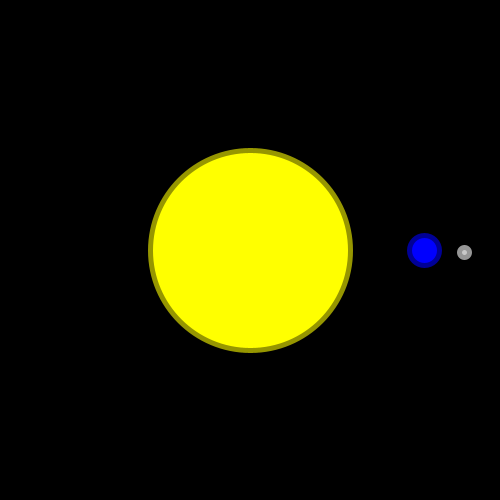
Frame 1 (no input)
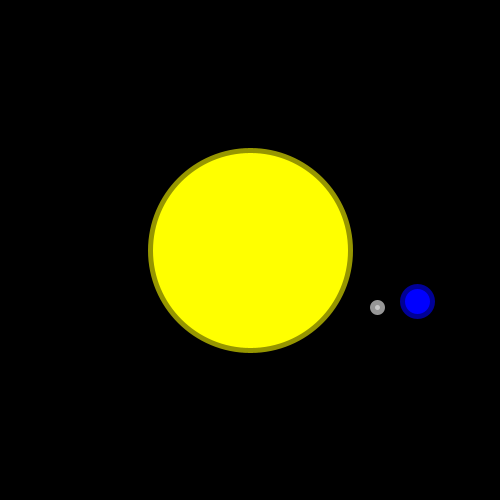
Frame 60 (the mouse pressed at the canvas centre just before this capture)
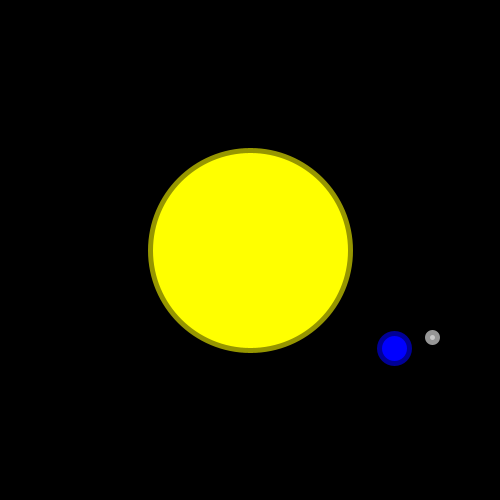
Frame 120 (the mouse held since frame 60 and released just before this capture)

The Processing sketch that drew these frames (run headless with seeded random() and noise(); from frame 60 on, the mouse is pressed at the canvas centre):

// Processing sketch: processing_68243
// ── processing_68243.pde

//Brandon Sonoda
//Start Date: 8-29-2012

float moonX, moonY; //Moon x and y coordinate
float earthX, earthY; //Earth x and y coordinate
float earthSpeed, moonSpeed; // The rate at which the bodies revolve
float sunX, sunY; // Suns x and y coordinate


void setup() {
  size(500, 500);
  smooth();
  earthSpeed = 0;
  moonSpeed = 0;
  sunX = width/2;
  sunY = height/2;
  strokeWeight(5);
}

void draw() {
  //Larger speeds decrease revolution time
  earthSpeed+= .005;
  moonSpeed+= .05;

  //To establish simple harmonic motion, I used sin funcitons
  earthX = 175*sin(earthSpeed+PI/2)+sunX;
  earthY = 175*sin(earthSpeed)+sunY;
  moonX = 40*sin(moonSpeed+PI/2)+earthX;
  moonY = 40*sin(moonSpeed)+earthY;
  
  background(0);

  fill(0, 0, 255);
  stroke(0, 0, 150);
  ellipse(earthX, earthY, 30, 30);
  fill(200);
  stroke(150);
  ellipse(moonX, moonY, 10, 10);
  fill(255, 255, 0);
  stroke(150, 150, 0);
  ellipse(sunX, sunY, 200, 200);
}
